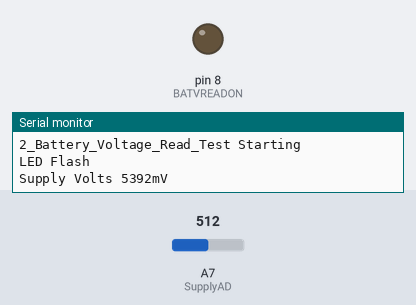
This sketch was run on a simulated Arduino Nano, built with avr-gcc and run on an emulated ATmega328P. Parts: output pins drawn as LEDs (lit = HIGH), the last lines printed to the serial monitor. The inputs (shaded band) are chosen by the test bench; at power-on: A7 (SupplyAD) = 512.

Above: at 1.7 s.
At 5.58 s:
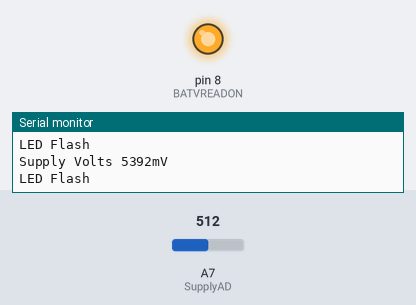
Timing chart, 0 to 5.9 s (numbered marks = the images above):
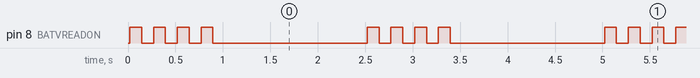

Measured:
- by itself, pin 8 (BATVREADON): repeats every 2.5 s: 3 × (LOW 0.13 s, HIGH 0.13 s), LOW 1.6 s, HIGH 0.13 s
- by itself, everything shown: repeats every 2.5 s, in 8 steps

The sketch:

2_Battery_Voltage_Read_Test.ino
```cpp
// (licence header left out)
/*******************************************************************************************************
  Program Operation - This test program has been written to check that hardware for reading the battery
  voltage on the micro controller baord is funtional and calibrated. The value defined as 'ADMultiplier'
  is used to adjust the value read from the 100K\12K resistor divider and convert into mV. The reading
  of the voltage uses the ATMega328P internal voltage reference, which although stable the voltage is
  not very accurate, hence the need for calibration.

  Measure the actual input voltage and adjust ADMultiplier so the value printed on the serial monitor is
  accurate.

  Serial monitor baud rate is set at 9600
*******************************************************************************************************/

#define ADMultiplier 10.18                     //adjustment to convert AD value read into mV of battery voltage
#define DiodemV 180                            //typical voltage drop across diode in battery lead
#define BATVREADON 8                           //used to turn on the resistor divider to measure voltage,                              //this pin turns on the MOSFET that switches in the resistor divider
#define LED1 8                                 //pin for PCB LED
#define SupplyAD A7                            //centre of resistor divider for battery connected here


void loop()
{
  Serial.println(F("LED Flash"));
  led_Flash(4, 125);
  printSupplyVoltage();
  Serial.println();
  delay(1500);
}


void led_Flash(uint16_t flashes, uint16_t delaymS)
{
  uint16_t index;

  for (index = 1; index <= flashes; index++)
  {
    digitalWrite(LED1, HIGH);
    delay(delaymS);
    digitalWrite(LED1, LOW);
    delay(delaymS);
  }
}


void printSupplyVoltage()
{
  //get and display supply volts on terminal or monitor
  Serial.print(F("Supply Volts "));
  Serial.print(readSupplyVoltage());
  Serial.println(F("mV"));
}


uint16_t readSupplyVoltage()
{
  //relies on internal reference and 91K & 11K resistor divider
  //returns supply in mV @ 10mV per AD bit read
  uint16_t temp;
  uint16_t volts = 0;
  byte index;

  digitalWrite(BATVREADON, HIGH);           //turn MOSFET connection resitor divider in circuit

  analogReference(INTERNAL);
  temp = analogRead(SupplyAD);

  for (index = 0; index <= 4; index++)      //sample AD 5 times
  {
    temp = analogRead(SupplyAD);
    volts = volts + temp;
  }
  volts = ((volts / 5) * ADMultiplier);

  digitalWrite(BATVREADON, LOW);            //turn MOSFET connection resitor divider in circuit

  return (volts + DiodemV);
}


void setup()
{
  Serial.begin(9600);                       //setup Serial console ouput
  Serial.println();
  Serial.println(__FILE__);
  Serial.println("2_Battery_Voltage_Read_Test Starting");

  pinMode(LED1, OUTPUT);                    //for PCB LED
  pinMode (BATVREADON, OUTPUT);             //for turning on resistor divider
}
```
